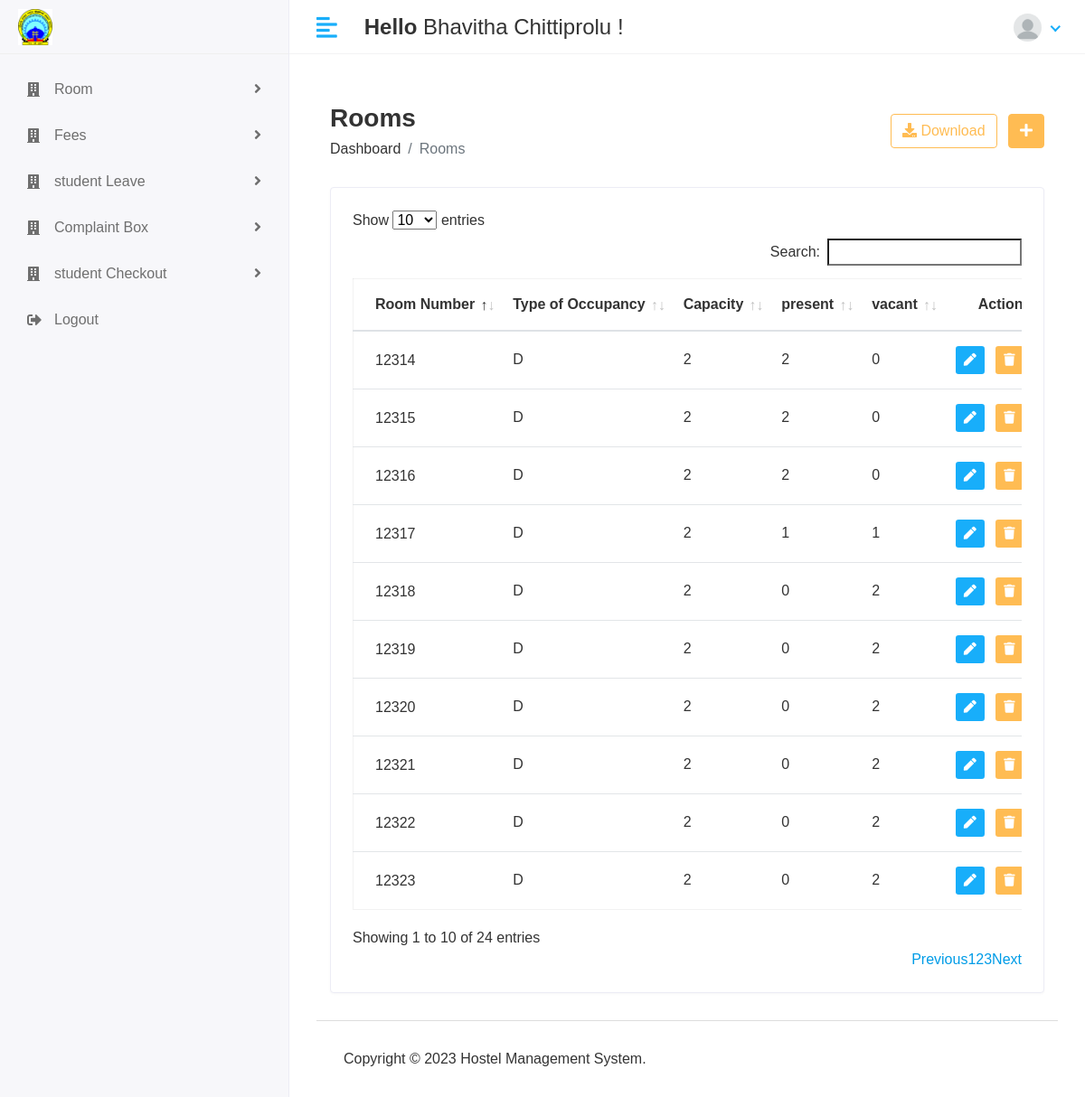
The app's page /administration/room/list_aw (signed in) with its own data.
### management/models.py (models this page shows, shortened)
class CustomUser(AbstractUser):
    user = (('1','Administration'),('2','Student'),('3','Warden'))
    userType = models.CharField(choices=user,max_length=60,default=1)
    profile_pic = models.ImageField(upload_to='media/profile_pic')

class Room(models.Model):
    room_choice = [('S','Single'),('D','Double'),('T','Triple')]
    room_number = models.CharField(max_length = 100,default=None, unique=True)
    room_type = models.CharField(choices = room_choice,max_length=1,default=None)
    vacant = models.BooleanField(default = False)
    capacity = models.PositiveIntegerField(validators=[MinValueValidator(1),MaxValueValidator(4)])
    present = models.PositiveIntegerField(validators=[MaxValueValidator(4)],default=0,blank=True,null=True)

### management/administrationViews.py (the view)
# urls.py: path('administration/room/list_aw',administrationViews.roomlist_aw,name='roomlist_aw'),
@login_required(login_url='/')
def roomlist_aw(request):
    room = Room.objects.all()
    room_data = []
    for i in room:
        remains = i.capacity - i.present
        y = {
            'room_number': i.room_number,
            'room_type': i.room_type,
            'present': i.present,
            'remains': remains,
            'capacity':i.capacity,
        }
        room_data.append(y)
        context = {
            'room_data': room_data,
        }
    return render(request,'administration/roomlist_aw.html',context)

### hostelManagementSystem/templates/administration/roomlist_aw.html (shortened to what this page needs)
{% extends 'base.html' %}
{% load static %}
{% block content %}
<div class="content container-fluid">
               <div class="page-header">
                  <div class="row align-items-center">
                     <div class="col">
                        <h3 class="page-title">Rooms</h3>
                        <ul class="breadcrumb">
                           <li class="breadcrumb-item"><a href="index.html">Dashboard</a></li>
                           <li class="breadcrumb-item active">Rooms</li>
                        </ul>
                     </div>
                     <div class="col-auto text-right float-right ml-auto">
                        <a href="#" class="btn btn-outline-primary mr-2"><i class="fas fa-download"></i> Download</a>
                        <a href="{% url 'add_room' %}" class="btn btn-primary"><i class="fas fa-plus"></i></a>
                     </div>
                  </div>
               </div>
               <div class="row">
                  <div class="col-sm-12">
                     <div class="card card-table">
                        <div class="card-body">
                           <div class="table-responsive">
                              <table id="table_id" class="table table-hover table-center mb-0 ">
                                 <thead>
                                    <tr>
                                       <th>Room Number</th>
                                       <th>Type of Occupancy</th>
                                         <th>Capacity</th>
                                        <th>present</th>
                                        <th>vacant</th>
                                       <th class="text-right">Action</th>
                                    </tr>
                                 </thead>
                                 <tbody>
                                 {% for i in room_data %}
                                    <tr>
                                       <td>
                                          <h2 class="table-avatar">
                                             <a href="{% url 'roomDetails' i.room_number %}">{{i.room_number}}</a>
                                          </h2>
                                       </td>
                                       <td>{{i.room_type}}</td>
                                          <td>{{i.capacity}}</td>
                                       <td>{{i.present}}</td>
                                       <td>{{i.remains}}</td>
                                       <td class="text-right">
                                          <div class="actions">
                                             <a href="" class="btn btn-sm bg-success-light mr-2">
                                             <i class="fas fa-pen"></i>
                                             </a>
                                             <a href="" class="btn btn-sm bg-danger-light">
                                             <i class="fas fa-trash"></i>
                                             </a>
                                          </div>
                                       </td>
                                    </tr>
                                     {% endfor %}
                                 </tbody>
                              </table>
                           </div>
                        </div>
                     </div>
                  </div>
               </div>
            </div>
{% endblock %}

### hostelManagementSystem/templates/includes/header.html (shortened to what this page needs)
{% load static %}
         <div class="header">
            <div class="header-left">
               <a href="index.html" class="logo">
               <img src="{% static 'assets/img/manit_logo.png' %}" alt="Logo">
               </a>
            </div>
            <a href="javascript:void(0);" id="toggle_btn">
            <i class="fas fa-align-left"></i>
            </a>
            <div class="top-nav-search mt-3">
               <h4 style="font:sans-serif"><strong>Hello </strong><span style="font:sans-serif">{{user.first_name}} {{user.last_name}}</span>&nbsp;!</h4>
            </div>
            <ul class="nav user-menu">
               <li class="nav-item dropdown has-arrow">
                  <a href="#" class="dropdown-toggle nav-link" data-toggle="dropdown">
                     {% if user.profile_pic == "" %}
                       <span class="user-img"><img class="rounded-circle" src="{% static 'assets/img/blank_profile_pic.png' %}" width="31" alt="{{user.first_name}}&nbsp;{{user.last_name}}"></span>
                     {% else %}
                  <span class="user-img"><img class="rounded-circle" src="/{{user.profile_pic}}" width="31" alt="{{user.first_name}}&nbsp;{{user.last_name}}"></span>
                 {% endif %}
                  </a>
               </li>
            </ul>
         </div>

### hostelManagementSystem/static/assets/css/style.css (style rules this page uses)
html { height: 100%; }
body { background-color: #fff; color: #333; font-family: 'Poppins', sans-serif; font-size: 1rem; height: 100%; line-height: 1.5; overflow-x: hidden; }
h1, h2, h3, h4, h5, h6 { font-family: 'Poppins', sans-serif; margin-top: 0; }
a { color: #009ce7; }
input, button, a { transition: all 0.4s ease; -moz-transition: all 0.4s ease; -o-transition: all 0.4s ease; -ms-transition: all 0.4s ease; -webkit-transition: all 0.4s ease; }
ul, ol { padding: 0px; list-style: none; }
.table { color: #333; max-width: 100%; margin-bottom: 0; width: 100%; }
.table.dataTable { border-collapse: collapse !important; border: 1px solid rgba(0, 0, 0, 0.05); }
table.table td h2 { display: inline-block; font-size: inherit; font-weight: 400; margin: 0; padding: 0; vertical-align: middle; }
table.table td h2.table-avatar { align-items: center; display: inline-flex; font-size: inherit; font-weight: 400; margin: 0; padding: 0; vertical-align: middle; white-space: nowrap; }
table.table td h2 a { color: #333; }
.table thead tr th { font-weight: 600; }
.table tbody tr { border-bottom: 1px solid rgba(0, 0, 0, 0.05); }
.table.table-center td, .table.table-center th { vertical-align: middle; }
.card-table .card-body .table > thead > tr > th { border-top: 0; }
.card-table .card-body .table tr td:first-child, .card-table .card-body .table tr th:first-child { padding-left: 1.5rem; }
.card-table .card-body .table tr td:last-child, .card-table .card-body .table tr th:last-child { padding-right: 1.5rem; }
.card-table .table td, .card-table .table th { border-top: 1px solid #e2e5e8; padding: 1rem 0.75rem; white-space: nowrap; }
.btn-primary { background-color: #FFBC53; border: 1px solid #FFBC53; }
.btn-outline-primary { color: #FFBC53; border-color: #FFBC53; }
.card { border: 1px solid #ececf5; box-shadow: 0 1px 3px 0 rgba(0, 0, 0, 0.03); margin-bottom: 1.875rem; }
.card-body { padding: 1.5rem; }
.bg-danger-light { background-color:#FFBC53 !important; color:#fff !important; }
.bg-success-light { background-color: #18aefa; color: #fff; }
.header { background-color: #fff; border-bottom: 1px solid #f3f3f4; left: 0; position: fixed; right: 0; top: 0; z-index: 1001; height: 60px; }
.header .header-left { float: left; height: 60px; padding: 0 20px; position: relative; width: 320px; z-index: 1; transition: all 0.2s ease-in-out; background-color: #f7f7fa; border-bottom: 1px solid #efefef; border-right: 1px solid #ececf5; display: flex; align-items: center; }
.header .header-left .logo { display: inline-block; line-height: 60px; }
.header .header-left .logo img { max-height: 40px; width: auto; }
.header .dropdown-toggle:after { display: none; }
.header .has-arrow .dropdown-toggle:after { border-top: 0; border-left: 0; border-bottom: 2px solid #18aefa; border-right: 2px solid #18aefa; content: ''; height: 8px; display: inline-block; pointer-events: none; -webkit-transform-origin: 66% 66%; -ms-transform-origin: 66% 66%; transform-origin: 66% 66%; -webkit-transform: rotate(45deg); -ms-transform: rotate(45deg); transform: rotate(45deg); -webkit-transition: all 0.15s ease-in-out; transition: all 0.15s ease-in-out; width: 8px; vertical-align: 0px; }
.user-menu { float: right; margin: 0; position: relative; z-index: 99; padding-right: 15px; }
.user-menu.nav > li > a { color: #a0a0a0; font-size: 14px; line-height: 58px; padding: 0 15px; height: 60px; }
.user-img { margin-right: 3px; position: relative; }
.top-nav-search { float: left; margin-left: 15px; }
.page-header { margin-bottom: 1.875rem; }
.page-header .breadcrumb { background-color: transparent; color: #6c757d; font-size: 1rem; font-weight: 500; margin-bottom: 0; padding: 0; }
.page-header .breadcrumb a { color: #333; }
.page-title { font-size: 28px; font-weight: 600; color: #333; margin-bottom: 5px; }
@media (min-width: 992px) { #toggle_btn { align-items: center; color: #18aefa; display: inline-flex; float: left; font-size: 26px; height: 60px; justify-content: center; margin-left: 15px; padding: 0 15px; } }

### records on screen
CustomUser: first_name "Bhavitha", last_name "Chittiprolu"
Room: room_number "12314"
Room: room_number "12315"
Room: room_number "12316"
Room: room_number "12317"
Room: room_number "12318"
Room: room_number "12319"
Room: room_number "12320"
Room: room_number "12321"
Room: room_number "12322"
Room: room_number "12323"

### other values on screen
{{ i.room_type }} "D" "D" "D" "D" "D" "D" "D" "D" "D" "D"
{{ i.capacity }} "2" "2" "2" "2" "2" "2" "2" "2" "2" "2"
{{ i.present }} "2" "2" "2" "1" "0" "0" "0" "0" "0" "0"
{{ i.remains }} "0" "0" "0" "1" "2" "2" "2" "2" "2" "2"
